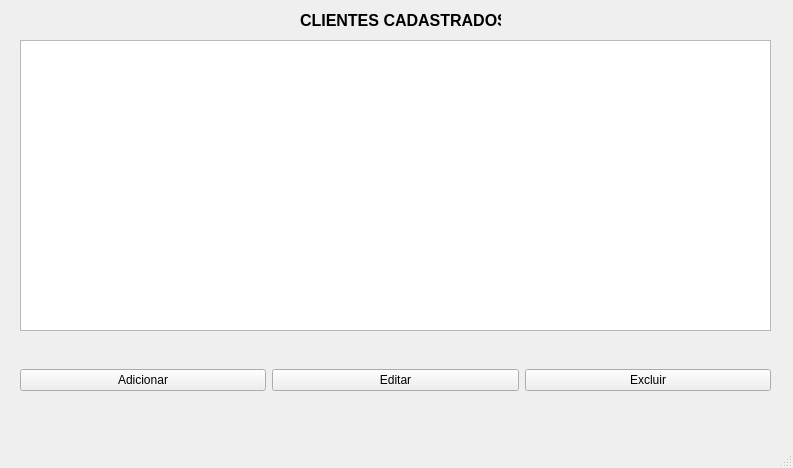
<?xml version="1.0" encoding="UTF-8"?>
<ui version="4.0">
 <class>MainWindow</class>
 <widget class="QMainWindow" name="MainWindow">
  <property name="geometry">
   <rect>
    <x>0</x>
    <y>0</y>
    <width>793</width>
    <height>468</height>
   </rect>
  </property>
  <property name="windowTitle">
   <string>CADASTRO DE CLIENTES</string>
  </property>
  <property name="windowIcon">
   <iconset>
    <normaloff>icone.ico</normaloff>icone.ico</iconset>
  </property>
  <widget class="QWidget" name="centralwidget">
   <widget class="QWidget" name="horizontalLayoutWidget">
    <property name="geometry">
     <rect>
      <x>20</x>
      <y>350</y>
      <width>751</width>
      <height>61</height>
     </rect>
    </property>
    <layout class="QHBoxLayout" name="horizontalLayout">
     <item>
      <widget class="QPushButton" name="btn_add">
       <property name="text">
        <string>Adicionar</string>
       </property>
      </widget>
     </item>
     <item>
      <widget class="QPushButton" name="btn_editar">
       <property name="text">
        <string>Editar</string>
       </property>
      </widget>
     </item>
     <item>
      <widget class="QPushButton" name="btn_excluir">
       <property name="text">
        <string>Excluir</string>
       </property>
      </widget>
     </item>
    </layout>
   </widget>
   <widget class="QLabel" name="label">
    <property name="geometry">
     <rect>
      <x>300</x>
      <y>10</y>
      <width>201</width>
      <height>21</height>
     </rect>
    </property>
    <property name="text">
     <string>&lt;html&gt;&lt;head/&gt;&lt;body&gt;&lt;p&gt;&lt;span style=&quot; font-size:12pt; font-weight:700;&quot;&gt;CLIENTES CADASTRADOS&lt;/span&gt;&lt;/p&gt;&lt;/body&gt;&lt;/html&gt;</string>
    </property>
   </widget>
   <widget class="QTableView" name="table_dados">
    <property name="geometry">
     <rect>
      <x>20</x>
      <y>40</y>
      <width>751</width>
      <height>291</height>
     </rect>
    </property>
   </widget>
  </widget>
  <widget class="QMenuBar" name="menubar">
   <property name="geometry">
    <rect>
     <x>0</x>
     <y>0</y>
     <width>793</width>
     <height>22</height>
    </rect>
   </property>
  </widget>
  <widget class="QStatusBar" name="statusbar"/>
 </widget>
 <resources/>
 <connections/>
</ui>
